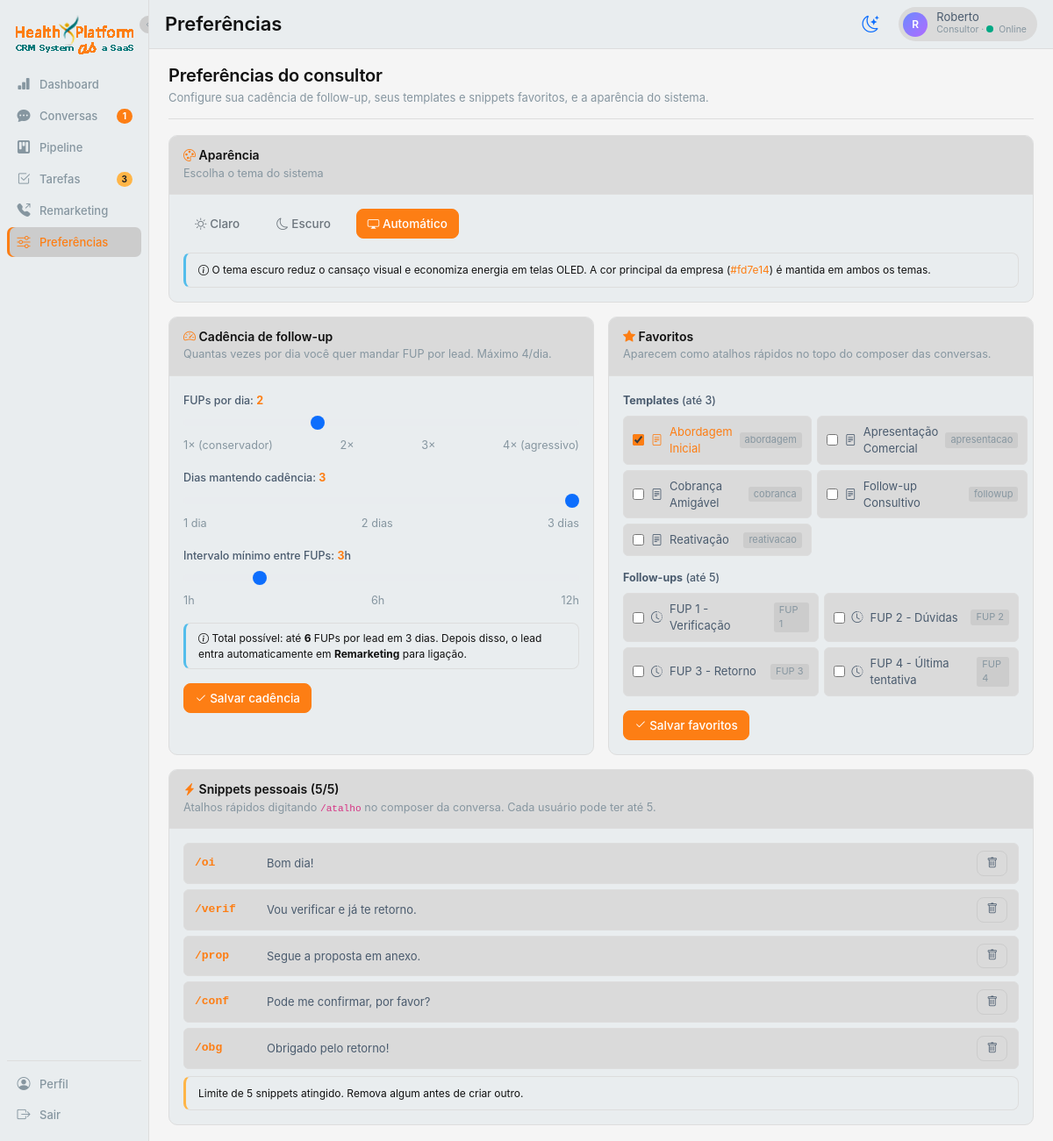
The page /preferencias (signed in) on the database its author committed.
### app.py (models this page shows, shortened)
class User(db.Model):
    __tablename__ = 'users'
    id = db.Column(db.Integer, primary_key=True)
    name = db.Column(db.String(120), nullable=False)
    email = db.Column(db.String(120), unique=True, nullable=False)
    password_hash = db.Column(db.String(255), nullable=False)
    role = db.Column(db.String(20), default='consultor')
    weekly_quota = db.Column(db.Integer, default=20)
    is_online = db.Column(db.Boolean, default=True)
    is_active = db.Column(db.Boolean, default=True)
    is_blocked = db.Column(db.Boolean, default=False)
    blocked_reason = db.Column(db.String(255), default='')
    created_at = db.Column(db.DateTime, default=datetime.utcnow)
    manager_id = db.Column(db.Integer, db.ForeignKey('users.id'))
    manager = db.relationship('User', remote_side=[id], backref='subordinados')
    favorite_templates = db.Column(db.String(255), default='')
    favorite_followups = db.Column(db.String(255), default='')
    cadence_per_day = db.Column(db.Integer, default=2)
    cadence_days = db.Column(db.Integer, default=3)
    cadence_interval_hours = db.Column(db.Integer, default=3)
    @property
    def fav_template_ids(self):
        return [int(x) for x in self.favorite_templates.split(',') if x.strip().isdigit()]
    @property
    def fav_followup_ids(self):
        return [int(x) for x in self.favorite_followups.split(',') if x.strip().isdigit()]

class Template(db.Model):
    __tablename__ = 'templates'
    id = db.Column(db.Integer, primary_key=True)
    title = db.Column(db.String(120), nullable=False)
    category = db.Column(db.String(60), default='geral')
    body = db.Column(db.Text, nullable=False)
    created_at = db.Column(db.DateTime, default=datetime.utcnow)
    is_active = db.Column(db.Boolean, default=True)

class FollowUp(db.Model):
    __tablename__ = 'followups'
    id = db.Column(db.Integer, primary_key=True)
    title = db.Column(db.String(120), nullable=False)
    body = db.Column(db.Text, nullable=False)
    days_after = db.Column(db.Integer, default=1)
    sequence = db.Column(db.Integer, default=1)
    created_at = db.Column(db.DateTime, default=datetime.utcnow)
    is_active = db.Column(db.Boolean, default=True)

class Snippet(db.Model):
    __tablename__ = 'snippets'
    id = db.Column(db.Integer, primary_key=True)
    user_id = db.Column(db.Integer, db.ForeignKey('users.id'), nullable=False)
    shortcut = db.Column(db.String(30), nullable=False)
    body = db.Column(db.Text, nullable=False)
    created_at = db.Column(db.DateTime, default=datetime.utcnow)
    user = db.relationship('User', backref='snippets')

### app.py (the view, shortened to what this page needs)
@app.route('/preferencias', methods=['GET', 'POST'])
@login_required
def preferencias():
    u = current_user()
    snippets = Snippet.query.filter_by(user_id=u.id).all()
    templates = Template.query.filter_by(is_active=True).order_by(Template.title).all()
    followups = FollowUp.query.filter_by(is_active=True).order_by(FollowUp.sequence).all()
    return render_template('preferencias.html',
                           u=u, snippets=snippets,
                           templates=templates, followups=followups)

### templates/preferencias.html (shortened to what this page needs)
{% extends 'base.html' %}
{% block page_title %}Preferências{% endblock %}
{% block content %}
<div class="page-header">
  <div>
    <h1 class="page-title-h">Preferências do consultor</h1>
    <p class="page-subtitle">Configure sua cadência de follow-up, seus templates e snippets favoritos, e a aparência do sistema.</p>
  </div>
</div>
<div class="row g-3">
  <div class="col-lg-12">
    <div class="card-cv">
      <div class="card-cv-header">
        <h5 class="mb-0"><i class="bi bi-palette text-brand"></i> Aparência</h5>
        <span class="muted small">Escolha o tema do sistema</span>
      </div>
      <div class="p-3">
        <div class="d-flex gap-3 flex-wrap" role="group" aria-label="Opções de tema">
          <button type="button" id="themeLightBtn" class="btn btn-outline-secondary theme-option-btn" title="Tema claro">
            <i class="bi bi-sun"></i> Claro
          </button>
          <button type="button" id="themeDarkBtn" class="btn btn-outline-secondary theme-option-btn" title="Tema escuro">
            <i class="bi bi-moon"></i> Escuro
          </button>
          <button type="button" id="themeAutoBtn" class="btn btn-outline-secondary theme-option-btn" title="Automático (seguir sistema)">
            <i class="bi bi-display"></i> Automático
          </button>
        </div>
        <div class="alert alert-info mt-3 mb-0 fs-12">
          <i class="bi bi-info-circle"></i>
          O tema escuro reduz o cansaço visual e economiza energia em telas OLED.
          A cor principal da empresa (<span class="brand-color-example">#fd7e14</span>) é mantida em ambos os temas.
        </div>
      </div>
    </div>
  </div>
  <div class="col-lg-6">
    <div class="card-cv h-100">
      <div class="card-cv-header">
        <h5 class="mb-0"><i class="bi bi-speedometer2 text-brand"></i> Cadência de follow-up</h5>
        <span class="muted small">Quantas vezes por dia você quer mandar FUP por lead. Máximo 4/dia.</span>
      </div>
      <form method="post" class="p-3">
        <div class="mb-3">
          <label class="form-label" id="perDayLabelDesc">
            FUPs por dia: <b class="text-brand" id="perDayLabel">{{ u.cadence_per_day }}</b>
          </label>
          <input type="range" name="cadence_per_day" min="1" max="4" value="{{ u.cadence_per_day }}"
                 class="form-range" aria-labelledby="perDayLabelDesc"
                 oninput="document.getElementById('perDayLabel').textContent = this.value">
          <div class="d-flex justify-content-between small text-mute">
            <span>1× (conservador)</span><span>2×</span><span>3×</span><span>4× (agressivo)</span>
          </div>
        </div>
        <div class="mb-3">
          <label class="form-label" id="daysLabelDesc">
            Dias mantendo cadência: <b class="text-brand" id="daysLabel">{{ u.cadence_days }}</b>
          </label>
          <input type="range" name="cadence_days" min="1" max="3" value="{{ u.cadence_days }}"
                 class="form-range" aria-labelledby="daysLabelDesc"
                 oninput="document.getElementById('daysLabel').textContent = this.value">
          <div class="d-flex justify-content-between small text-mute">
            <span>1 dia</span><span>2 dias</span><span>3 dias</span>
          </div>
        </div>
        <div class="mb-3">
          <label class="form-label" id="intervalLabelDesc">
            Intervalo mínimo entre FUPs: <b class="text-brand" id="intervalLabel">{{ u.cadence_interval_hours }}</b>h
          </label>
          <input type="range" name="cadence_interval_hours" min="1" max="12" value="{{ u.cadence_interval_hours }}"
                 class="form-range" aria-labelledby="intervalLabelDesc"
                 oninput="document.getElementById('intervalLabel').textContent = this.value">
          <div class="d-flex justify-content-between small text-mute">
            <span>1h</span><span>6h</span><span>12h</span>
          </div>
        </div>
        <div class="alert alert-info py-2 fs-12">
          <i class="bi bi-info-circle"></i>
          Total possível: até <b>{{ u.cadence_per_day * u.cadence_days }}</b> FUPs por lead em {{ u.cadence_days }} dias.
          Depois disso, o lead entra automaticamente em <b>Remarketing</b> para ligação.
        </div>
        <button type="submit" class="btn btn-brand"><i class="bi bi-check2"></i> Salvar cadência</button>
      </form>
    </div>
  </div>
  <div class="col-lg-6">
    <div class="card-cv h-100">
      <div class="card-cv-header">
        <h5 class="mb-0"><i class="bi bi-star-fill text-brand"></i> Favoritos</h5>
        <span class="muted small">Aparecem como atalhos rápidos no topo do composer das conversas.</span>
      </div>
      <form method="post" class="p-3">
        <label class="form-label mb-2"><b>Templates</b> (até 3)</label>
        <div class="favorite-grid">
          {% for t in templates %}
          {% set checked = t.id in u.fav_template_ids %}
          <label class="favorite-check">
            <input type="checkbox" name="fav_templates" value="{{ t.id }}" {% if checked %}checked{% endif %}>
            <span class="favorite-label">
              <i class="bi bi-file-text"></i> {{ t.title }}
              <small class="text-mute">{{ t.category }}</small>
            </span>
          </label>
          {% else %}
          <div class="text-mute fs-12">Nenhum template ativo.</div>
          {% endfor %}
        </div>
        <label class="form-label mt-3 mb-2"><b>Follow-ups</b> (até 5)</label>
        <div class="favorite-grid">
          {% for f in followups %}
          {% set checked = f.id in u.fav_followup_ids %}
          <label class="favorite-check">
            <input type="checkbox" name="fav_followups" value="{{ f.id }}" {% if checked %}checked{% endif %}>
            <span class="favorite-label">
              <i class="bi bi-clock-history"></i> {{ f.title }}
              <small class="text-mute">FUP {{ f.sequence }}</small>
            </span>
          </label>
          {% else %}
          <div class="text-mute fs-12">Nenhum follow-up ativo.</div>
          {% endfor %}
        </div>
        <button type="submit" class="btn btn-brand mt-3"><i class="bi bi-check2"></i> Salvar favoritos</button>
      </form>
    </div>
  </div>
  <div class="col-lg-12">
    <div class="card-cv">
      <div class="card-cv-header">
        <h5 class="mb-0"><i class="bi bi-lightning-charge-fill text-brand"></i> Snippets pessoais ({{ snippets|length }}/5)</h5>
        <span class="muted small">
          Atalhos rápidos digitando <code>/atalho</code> no composer da conversa.
          Cada usuário pode ter até 5.
        </span>
      </div>
      <div class="p-3">
        <div class="snippet-list">
          {% for s in snippets %}
          <div class="snippet-item-pref">
            <div class="snippet-shortcut">{{ s.shortcut }}</div>
            <div class="snippet-body">{{ s.body }}</div>
            <form method="post" class="snippet-form">
              <button type="submit" class="btn btn-sm btn-ghost" title="Remover snippet"><i class="bi bi-trash"></i></button>
            </form>
          </div>
          {% else %}
          <div class="text-mute fs-13 mb-3">Você ainda não tem snippets. Crie um abaixo.</div>
          {% endfor %}
        </div>
        {% if snippets|length < 5 %}
        <form method="post" class="row g-2 align-items-end mt-2 pt-3 border-top border-secondary">
          <input type="hidden" name="action" value="snippet_add">
          <div class="col-md-3">
            <label class="form-label" for="shortcutInput">Atalho</label>
            <input type="text" id="shortcutInput" name="shortcut" class="form-control form-control-dark" placeholder="/oi" required pattern="^/?[a-zA-Z0-9_-]+$" title="Digite o atalho começando com /">
          </div>
          <div class="col-md-8">
            <label class="form-label" for="bodyInput">Texto</label>
            <input type="text" id="bodyInput" name="body" class="form-control form-control-dark" placeholder="Bom dia! Tudo bem?" required title="Digite o texto do snippet">
          </div>
          <div class="col-md-1">
            <button type="submit" class="btn btn-brand w-100" title="Adicionar snippet"><i class="bi bi-plus"></i></button>
          </div>
        </form>
        {% else %}
        <div class="alert alert-warning fs-12 mb-0">
          Limite de 5 snippets atingido. Remova algum antes de criar outro.
        </div>
        {% endif %}
      </div>
    </div>
  </div>
</div>
{% endblock %}

### templates/base.html (shortened to what this page needs)
<!doctype html>
<html lang="pt-BR">
<head>
  <link href="https://cdn.jsdelivr.net/npm/bootstrap@5.3.2/dist/css/bootstrap.min.css" rel="stylesheet">
  <link href="https://cdn.jsdelivr.net/npm/bootstrap-icons@1.11.2/font/bootstrap-icons.css" rel="stylesheet">
  <link rel="stylesheet" href="{{ url_for('static', filename='css/app.css') }}">
</head>
<body data-lead-id="{{ lead_id_for_js or '' }}" data-user-id="{{ current_user.id if current_user else '' }}"
  data-user-role="{{ current_user.role if current_user else '' }}">
  {% if current_user %}
  <div class="app-shell">
    <aside class="sidebar">
      <button type="button" class="sidebar-toggle" onclick="toggleSidebar()" title="Expandir/recolher menu">
        <i class="bi bi-chevron-left"></i>
      </button>
      <div class="brand" title="CRM Conversacional">
        <img src="{{ url_for('static', filename='imgs/logo.png') }}" alt="Logo" class="logo">
      </div>
      <a href="{{ url_for('dashboard') }}" data-tip="Dashboard"
        class="nav-item {% if active_nav == 'dashboard' %}active{% endif %}">
        <i class="bi bi-bar-chart-fill"></i><span class="nav-label">Dashboard</span>
      </a>
      {% if current_user.role in ('consultor', 'master', 'coordenador') %}
      <a href="{{ url_for('conversas') }}" data-tip="Conversas"
        class="nav-item {% if active_nav == 'conversas' %}active{% endif %}">
        <i class="bi bi-chat-dots-fill"></i>
        <span class="nav-label">Conversas</span>
        {% if unread_count and unread_count > 0 %}<span class="nav-badge">{{ unread_count }}</span>{% endif %}
      </a>
      <a href="{{ url_for('pipeline') }}" data-tip="Pipeline"
        class="nav-item {% if active_nav == 'pipeline' %}active{% endif %}">
        <i class="bi bi-kanban-fill"></i><span class="nav-label">Pipeline</span>
      </a>
      <a href="{{ url_for('tarefas') }}" data-tip="Tarefas"
        class="nav-item {% if active_nav == 'tarefas' %}active{% endif %}">
        <i class="bi bi-check2-square"></i><span class="nav-label">Tarefas</span>
        {% if pending_tasks and pending_tasks > 0 %}<span class="nav-badge nav-badge-warn">{{ pending_tasks }}</span>{%
        endif %}
      </a>
      <a href="{{ url_for('remarketing') }}" data-tip="Remarketing"
        class="nav-item {% if active_nav == 'remarketing' %}active{% endif %}">
        <i class="bi bi-telephone-outbound-fill"></i><span class="nav-label">Remarketing</span>
      </a>
      {% endif %}
      {% if current_user.role in ('consultor', 'master', 'coordenador') %}
      <a href="{{ url_for('preferencias') }}" data-tip="Preferências"
        class="nav-item {% if active_nav == 'preferencias' %}active{% endif %}">
        <i class="bi bi-sliders"></i><span class="nav-label">Preferências</span>
      </a>
      {% endif %}
      <div class="nav-bottom">
        <a href="{{ url_for('perfil') }}" data-tip="Perfil"
          class="nav-item {% if active_nav == 'perfil' %}active{% endif %}">
          <i class="bi bi-person-circle"></i><span class="nav-label">Perfil</span>
        </a>
        <a href="{{ url_for('logout') }}" data-tip="Sair" class="nav-item">
          <i class="bi bi-box-arrow-right"></i><span class="nav-label">Sair</span>
        </a>
      </div>
    </aside>
    <main class="main">
      <div class="topbar">
        <div class="page-title">{% block page_title %}{% endblock %}</div>
        <button id="themeToggle" class="btn btn-link text-decoration-none theme-toggle-btn"
          title="Alternar tema claro/escuro" type="button">
          <i id="themeIcon" class="bi bi-moon-stars"></i>
        </button>
        <div class="user-chip">
          <div class="avatar">{{ current_user.name[0]|upper }}</div>
          <div>
            <div class="user-name">{{ current_user.name }}</div>
            <div class="user-role-status">
              {% if current_user.role == 'admin' %}Administrador{% else %}Consultor{% endif %}
              · <span class="status-dot {% if current_user.is_online %}online{% else %}offline{% endif %}"></span>{% if
              current_user.is_online %}Online{% else %}Offline{% endif %}
            </div>
          </div>
        </div>
      </div>
      <div class="content {% block content_class %}{% endblock %}">
        {% block content %}{% endblock %}
      </div>
    </main>
  </div>
  {% else %}
  {% block anon %}{% endblock %}
  {% endif %}
</body>
</html>

### rows shown on the page
User: name "R", name "Roberto", cadence_per_day "2", cadence_days "3", cadence_interval_hours "3", u.cadence_per_day*u.cadence_days "6"
Template: title "Abordagem Inicial", category "abordagem"
Template: title "Apresentação Comercial", category "apresentacao"
Template: title "Cobrança Amigável", category "cobranca"
Template: title "Follow-up Consultivo", category "followup"
Template: title "Reativação", category "reativacao"
FollowUp: title "FUP 1 - Verificação", sequence "1"
FollowUp: title "FUP 2 - Dúvidas", sequence "2"
FollowUp: title "FUP 3 - Retorno", sequence "3"
FollowUp: title "FUP 4 - Última tentativa", sequence "4"
Snippet: shortcut "/oi", body "Bom dia!"
Snippet: shortcut "/verif", body "Vou verificar e já te retorno."
Snippet: shortcut "/prop", body "Segue a proposta em anexo."
Snippet: shortcut "/conf", body "Pode me confirmar, por favor?"
Snippet: shortcut "/obg", body "Obrigado pelo retorno!"

### other values the page prints
{{ unread_count }} "1"
{{ pending_tasks }} "3"
{{ snippets|length }} "5"
